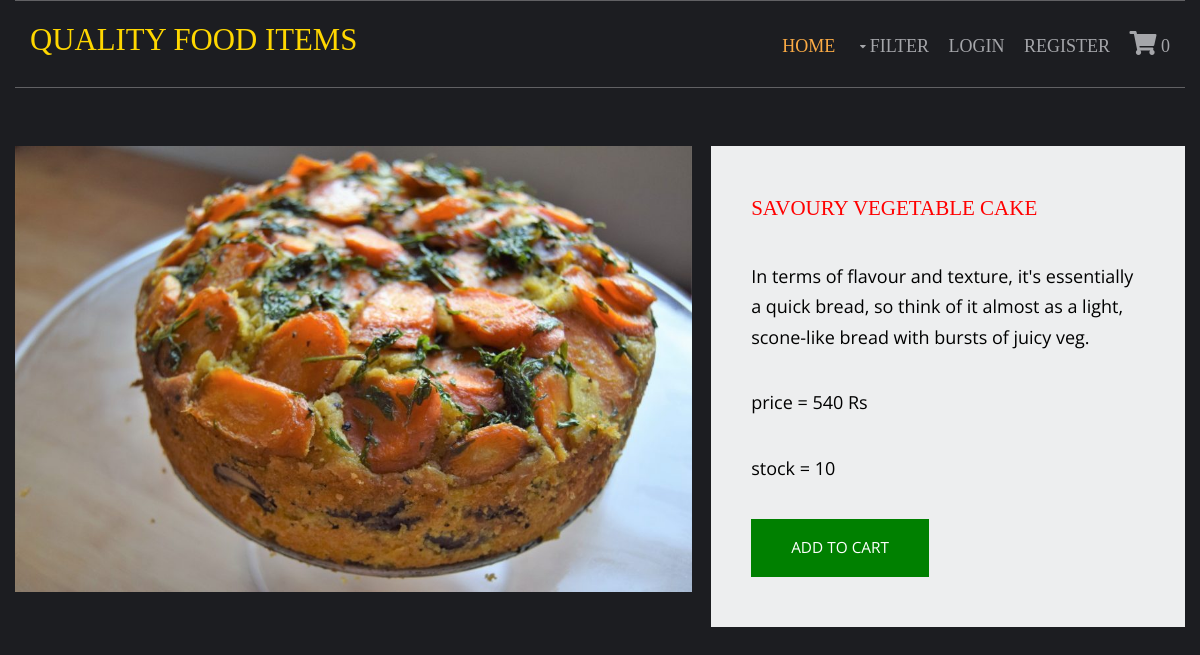
/vegetables/savoury-vegetable-cake, run on the app's committed database.
### shop/models.py (models this page shows, shortened)
class products(models.Model):
    name = models.CharField(max_length=250, unique=True)
    slug = models.SlugField(max_length=250, unique=True)
    img = models.ImageField(upload_to='product')
    desc = models.TextField()
    available = models.BooleanField(default=True)
    stock = models.IntegerField()
    price = models.IntegerField()
    category = models.ForeignKey(categ,on_delete=models.CASCADE)

### shop/views.py (the view)
# urls.py: path('<slug:c_slug>/<slug:product_slug>',views.details,name='details'),
def details(request,c_slug,product_slug):
    try:
        prod = products.objects.get(category__slug=c_slug,slug=product_slug)
    except Exception as e:
        raise e
    return render(request,'item.html',{'pr':prod})

### cart/context_processor.py (called while the page is built)
def count(request):
    item_count=0
    if 'admin' in request.path:
        return{}
    else:
        try:
            ct = cartlist.objects.filter(cart_id=c_id(request))
            cti = items.objects.all().filter(cart=ct[:1])
            for c in cti:
                item_count+=c.quan
        except cartlist.DoesNotExist:
            item_count=0
        return dict(itc=item_count)

### cart/views.py (called while the page is built)
def c_id(request):
    ct_id = request.session.session_key
    if not ct_id:
        ct_id = request.session.create()
    return ct_id

### templates/item.html (shortened to what this page needs)
{% extends 'base.html' %}
{% load static %}
{% block content %}
<html lang="en">
<head>
    <link href="{% static 'pr/fontawesome/css/all.min.css' %}" rel="stylesheet" />
    <link href="{% static 'pr/css/templatemo-comparto.css' %}" rel="stylesheet" />
</head>
<body>
  <br><br>
        <section class="tm-mb-1" id="about">
            <div class="tm-row tm-about-row">
                <div class="tm-section-1-l">
                    <img src="{{pr.img.url}}" alt="About image" class="tm-img-responsive">
                </div>
                <article class="tm-section-1-r tm-bg-color-8" style="font-familt:times-new-roman">
                    <h2 class="tm-mb-2 tm-title-color" style="color:red;">{{pr.name}}</h2>
                    <p style="color:black;">{{pr.desc}}</p>
                    <p style="color:black;">price = {{pr.price}} Rs</p>
                    <p style="color:black;">stock = {{pr.stock}}</p>
                    {% if pr.stock <= 0 %}
                    <h2 style="color:red">Out of stock</h2>
                    {% else %}
                    <a href="{% url 'addcart' pr.id %}" class="tm-btn tm-btn-1 tm-link-to-services" style="background-color:green;" >ADD TO CART</a>
                    {% endif %}
                </article>
            </div>
        </section>
</body>
</html>
{% endblock %}

### static/hm/layout/styles/layout.css (style rules this page uses)
*, *::before, *::after { transition:all .3s ease-in-out; }
body { color:#A5A6AA; background-color:#1C1D21; }
a { color:#FBAB45; }

### static/pr/css/templatemo-comparto.css (style rules this page uses)
*, *::before, *::after { box-sizing: border-box; outline: none; }
ul, h1, h2, h3, h4, p, figure { padding: 0; margin: 0; }
body { font-family: 'Open Sans', Arial, sans-serif; font-size: 18px; overflow-x: hidden; padding-left: 15px; padding-right: 15px; margin: 0; }
h2 { font-size: 1.5rem; }
a { transition: all 0.3s ease; text-decoration: none; }
p { color: #666; line-height: 1.7; margin-bottom: 35px; }
h1, h2, h3, h4, h5, h6 { color: #333; }
.tm-mb-1 { margin-bottom: 20px; }
.tm-mb-2 { margin-bottom: 40px; }
.tm-bg-color-8 { background-color: #EDEEEF; }
.tm-img-responsive { max-width: 100%; height: auto; }
.tm-section-1-l { width: 57.85%; margin-right: 1.65%; }
.tm-section-1-r { padding: 50px 40px; width: 40.5%; }
.tm-row { display: flex; }
.tm-btn { display: inline-block; padding: 15px 40px; font-size: 1.1rem; border: none; background-color: #CC9999; color: white; }
a { color: #666; }

### static/hm/layout/styles/framework.css (style rules this page uses)
html { overflow-y:scroll; overflow-x:hidden; }
html, body { margin:0; padding:0; font-size:14px; line-height:1.6em; }
*, *::before, *::after { box-sizing:border-box; }
a { outline:none; text-decoration:none; }
img { width:auto; max-width:100%; height:auto; margin:0; padding:0; border:none; line-height:normal; vertical-align:middle; }
body, input, textarea, select { font-family:Verdana, Geneva, sans-serif; }
h1, h2, h3, h4, h5, h6, .heading { font-family:Georgia, "Times New Roman", Times, serif; }
::placeholder { opacity:1; }
h1, h2, h3, h4, h5, h6, .heading { margin:0 0 20px 0; font-size:1.4rem; line-height:normal; font-weight:normal; text-transform:uppercase; }
address, article, aside, figcaption, figure, footer, header, main, nav, section { display:block; margin:0; padding:0; }

### data on the page
products: img (picture), name "SAVOURY VEGETABLE CAKE", desc "In terms of flavour and texture, it's essentially a quick bread, so think of it almost as a light, scone-like bread with bursts of juicy veg.", price "540", stock "10"

### other printed values
{{ itc }} "0"
